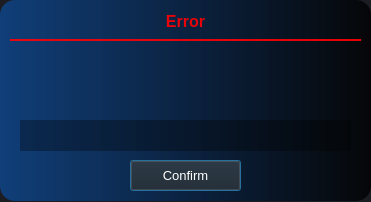
<?xml version="1.0" encoding="UTF-8"?>
<ui version="4.0">
 <class>Dialog</class>
 <widget class="QDialog" name="Dialog">
  <property name="geometry">
   <rect>
    <x>0</x>
    <y>0</y>
    <width>371</width>
    <height>202</height>
   </rect>
  </property>
  <property name="windowTitle">
   <string>Dialog</string>
  </property>
  <property name="whatsThis">
   <string>&lt;html&gt;&lt;head/&gt;&lt;body&gt;&lt;p&gt;background-color: rgb(27, 29, 35);&lt;/p&gt;&lt;/body&gt;&lt;/html&gt;</string>
  </property>
  <property name="styleSheet">
   <string notr="true">background-color: rgb(27, 29, 35);</string>
  </property>
  <widget class="QLabel" name="l_background">
   <property name="geometry">
    <rect>
     <x>0</x>
     <y>0</y>
     <width>371</width>
     <height>201</height>
    </rect>
   </property>
   <property name="styleSheet">
    <string notr="true">background-color: qlineargradient(spread:pad, x1:0, y1:0, x2:1, y2:0, stop:0 rgba(0, 115, 255,100), stop:1 rgba(0, 0, 0, 200));
border-radius:15px;</string>
   </property>
   <property name="text">
    <string/>
   </property>
  </widget>
  <widget class="QLabel" name="l_appname">
   <property name="geometry">
    <rect>
     <x>10</x>
     <y>10</y>
     <width>351</width>
     <height>31</height>
    </rect>
   </property>
   <property name="font">
    <font>
     <pointsize>12</pointsize>
     <bold>true</bold>
    </font>
   </property>
   <property name="autoFillBackground">
    <bool>false</bool>
   </property>
   <property name="styleSheet">
    <string notr="true">background-color:rgba(0, 0, 0, 0);

border:none;
border-bottom:2px solid rgba(255, 0, 4, 230);
color:rgba(255, 0, 4, 230);

padding-bottom:7px;</string>
   </property>
   <property name="text">
    <string>Error</string>
   </property>
   <property name="alignment">
    <set>Qt::AlignCenter</set>
   </property>
  </widget>
  <widget class="QLabel" name="l_errormessage">
   <property name="geometry">
    <rect>
     <x>10</x>
     <y>50</y>
     <width>351</width>
     <height>71</height>
    </rect>
   </property>
   <property name="font">
    <font>
     <pointsize>10</pointsize>
    </font>
   </property>
   <property name="autoFillBackground">
    <bool>false</bool>
   </property>
   <property name="styleSheet">
    <string notr="true">background-color:rgba(0, 0, 0, 0);
border:none;

color:rgba(255, 255, 255, 230);
padding-bottom:7px;</string>
   </property>
   <property name="text">
    <string>&lt;ErrorMessage&gt;</string>
   </property>
   <property name="alignment">
    <set>Qt::AlignCenter</set>
   </property>
   <property name="wordWrap">
    <bool>true</bool>
   </property>
  </widget>
  <widget class="QPushButton" name="b_confirm">
   <property name="geometry">
    <rect>
     <x>130</x>
     <y>160</y>
     <width>111</width>
     <height>31</height>
    </rect>
   </property>
   <property name="font">
    <font>
     <pointsize>10</pointsize>
    </font>
   </property>
   <property name="styleSheet">
    <string notr="true">color: rgb(255, 255, 255);</string>
   </property>
   <property name="text">
    <string>Confirm</string>
   </property>
  </widget>
  <widget class="QTextEdit" name="te_input">
   <property name="geometry">
    <rect>
     <x>20</x>
     <y>120</y>
     <width>331</width>
     <height>31</height>
    </rect>
   </property>
   <property name="styleSheet">
    <string notr="true">background-color:rgba(0, 0, 0, 80);
border:none;

color:rgba(255, 255, 255, 100);
padding-bottom:7px;</string>
   </property>
  </widget>
 </widget>
 <resources/>
 <connections/>
</ui>
